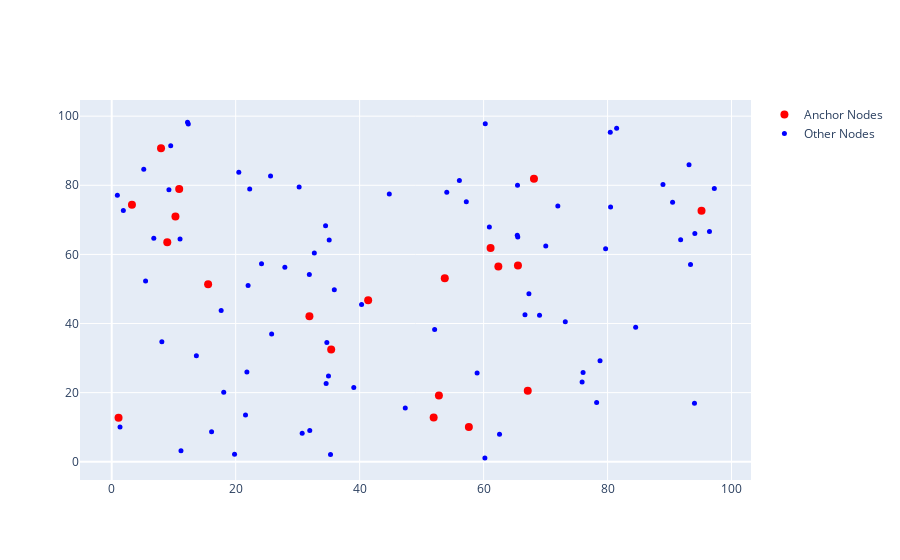

Here is the notebook cell this chart was saved with:
### Code cell
class Node:
    """
        
    """

    def __init__(self):
        self.id = None
        self.x_coord = None
        self.y_coord = None
        self.isAnchor = 0
        self.unreliability = math.inf
        self.x_estimated = None
        self.y_estimated = None
        self.neighbours = []
        self.distances = []
        self.estimated = False

    def euclideanDistance(self, node):
        x1 = self.x_coord
        y1 = self.y_coord
        x2 = node.x_coord
        y2 = node.y_coord
        result = math.sqrt(math.pow(x2 - x1, 2) + math.pow(y2 - y1, 2))
        return result
    
    def minUnreliability(self, node):
        if self.unreliability <= node.unreliability:
            return -1
        else:
            return 0

    def getAnchorNeighbours(self):
        anchors = []
        for neighbour in self.neighbours:
            if neighbour.isAnchor > 0:
                anchors.append(neighbour)
        return anchors
    
    def getErrorOfEstimation(self):
        x_diff = math.pow(self.x_estimated - self.x_coord, 2)
        y_diff = math.pow(self.y_estimated - self.y_coord, 2)
        error = math.sqrt( x_diff + y_diff)
        return error

    def estimateLocation(self, cycles, heuristic=1, r=10):
        if self.estimated == True:
            return False
        if heuristic == 1:
            #print("Heuristic 1")
            return self.estimateLocation1(cycles, r)
        elif heuristic == 2:
            #print("Heuristic 2")
            return self.estimateLocation2(cycles, r)
        else:
            pass
            
    def __str__(self):
        return "id = " + str(self.id) + "\n" + \
               "\tx = " + str(self.x_coord) + ", y = " + str(self.y_coord) + "\n" + \
               "\tisAnchor = " + str(self.isAnchor) + "\n" + \
               "\tunreliability = " + str(self.unreliability) + "\n" + \
               "\tx_estimated = " + str(self.x_estimated) + ", y = " + str(self.y_estimated) + "\n" + \
               "\tNeighbours: " + str([n.id for n in self.neighbours]) + "\n"

    
    def estimateLocation1(self, cycles, r):
        self.neighbours.sort(key=lambda neighbour: self.euclideanDistance(neighbour))
        anchors = self.getAnchorNeighbours()
        if len(anchors) < 3:
            return False
        else:
            neighbour1 = anchors[0]
            neighbour2 = anchors[1]
            neighbour3 = anchors[2]

            rand = np.random.randint(0, 10)  # to simulate the incorrect distance measured
            noise = None
            if (rand < 5):
                noise = 1 - r / 100.0
            else:
                noise = 1 + r / 100.0

            r1 = self.euclideanDistance(neighbour1) * noise
            r2 = self.euclideanDistance(neighbour2) * noise
            r3 = self.euclideanDistance(neighbour3) * noise

            pt_a = [neighbour1.x_coord, neighbour1.y_coord, r1]
            pt_b = [neighbour2.x_coord, neighbour2.y_coord, r2]
            pt_c = [neighbour3.x_coord, neighbour3.y_coord, r3]

            result = trilateration(pt_a, pt_b, pt_c)

            self.estimated = True
            self.x_estimated = result[0]
            self.y_estimated = result[1]
            self.isAnchor = cycles + 1
            self.unreliability = neighbour1.unreliability + neighbour2.unreliability + neighbour3.unreliability + 1
            return True
    
    def estimateLocation2(self, cycles, r):
        self.neighbours.sort(key=lambda neighbour: self.minUnreliability(neighbour))
        anchors = self.getAnchorNeighbours()
        if len(anchors) < 3:
            return False
        else:
            neighbour1 = anchors[0]
            neighbour2 = anchors[1]
            neighbour3 = anchors[2]

            rand = np.random.randint(0, 10)  # to simulate the incorrect distance measured
            noise = None
            if (rand < 5):
                noise = 1 - r / 100.0
            else:
                noise = 1 + r / 100.0

            r1 = self.euclideanDistance(neighbour1) * noise
            r2 = self.euclideanDistance(neighbour2) * noise
            r3 = self.euclideanDistance(neighbour3) * noise

            pt_a = [neighbour1.x_coord, neighbour1.y_coord, r1]
            pt_b = [neighbour2.x_coord, neighbour2.y_coord, r2]
            pt_c = [neighbour3.x_coord, neighbour3.y_coord, r3]

            result = trilateration(pt_a, pt_b, pt_c)

            self.estimated = True
            self.x_estimated = result[0]
            self.y_estimated = result[1]
            self.isAnchor = cycles + 1
            self.unreliability = neighbour1.unreliability + neighbour2.unreliability + neighbour3.unreliability + 1
            return True
    
    
def generateNodes(N, L, R, r, f):
    nodes = dict()
    coordinates = [(float(x) * L, float(y) * L) for x, y in np.random.rand(N, 2)]
    # print(coordinates)
    anchorNodesNumber = int(f / 100 * N)
    for id in range(N):
        node = Node()
        node.id = id
        x = coordinates[id][0]
        y = coordinates[id][1]
        node.x_coord = x
        node.y_coord = y
        if id < anchorNodesNumber:
            node.isAnchor = 1
            node.unreliability = 0
            node.x_estimated = node.x_coord
            node.y_estimated = node.y_coord
            node.estimated = True
        nodes[id] = node
    return nodes


def plot(nodes, N, L, f):
    anchorNodesNumber = int(f / 100 * N)
    x_anchorNodes = [nodes[i].x_coord for i in range(anchorNodesNumber)]
    y_anchorNodes = [nodes[i].y_coord for i in range(anchorNodesNumber)]

    x_other = [nodes[i].x_coord for i in range(anchorNodesNumber + 1, len(nodes))]
    y_other = [nodes[i].y_coord for i in range(anchorNodesNumber + 1, len(nodes))]

    anchorNodes = {"x": x_anchorNodes,
                   "y": y_anchorNodes,
                   "mode": "markers",
                   "marker": {"color": "red", "size": 8},
                   "name": "Anchor Nodes"
                   }
    otherNodes = {"x": x_other,
                  "y": y_other,
                  "mode": "markers",
                  "marker": {"color": "blue", "size": 5},
                  "name": "Other Nodes"
                  }
    data = [anchorNodes, otherNodes]

    iplot(data)


def findNeighbours(nodes, R):
    for id in range(len(nodes.keys())):
        neighbours = []
        distances = []
        for id2 in range(len(nodes.keys())):
            if (id == id2):
                continue
            distance = nodes[id].euclideanDistance(nodes[id2])
            if (distance < R):
                neighbours.append(nodes[id2])
                distances.append(distance)
        nodes[id].neighbours = neighbours
        nodes[id].distances = distances
    return nodes



"""
    generateNodes(N, L, R, r, f=20)
    plot(nodes, N, L, f)
    
"""
nodes = generateNodes(100, 100, 0, 0, 20)
plot(nodes, 100, 100, 20)


"""
    findNeighbours(nodes, R=20)
"""
nodes = findNeighbours(nodes, 20)

### Figure 1 — Plotly figure (JSON) as saved in the notebook; plotly's stock layout.template omitted (floating-point values rounded to 4 significant figures)
{"data": [{"marker": {"color": "red", "size": 8}, "mode": "markers", "name": "Anchor Nodes", "type": "scatter", "x": [1.103, 53.74, 7.957, 31.9, 62.38, 35.41, 10.28, 68.12, 8.966, 65.54, 51.94, 67.12, 15.55, 52.79, 41.37, 3.265, 61.13, 57.62, 10.89, 95.16], "y": [12.76, 53.12, 90.71, 42.11, 56.49, 32.5, 70.95, 81.9, 63.52, 56.79, 12.8, 20.54, 51.38, 19.2, 46.71, 74.37, 61.89, 10.08, 78.9, 72.65]}, {"marker": {"color": "blue", "size": 5}, "mode": "markers", "name": "Other Nodes", "type": "scatter", "x": [96.44, 9.518, 11.18, 60.27, 31.95, 17.66, 66.67, 25.8, 35.09, 56.09, 35.91, 34.5, 21.59, 35.3, 62.56, 44.79, 65.51, 91.79, 22.26, 94.02, 73.18, 65.47, 16.11, 70.03, 9.231, 75.89, 8.088, 25.63, 94.08, 76.05, 52.1, 54.06, 69.02, 30.73, 1.338, 71.97, 34.59, 12.36, 13.66, 34.71, 22.0, 21.81, 60.93, 20.51, 93.14, 81.46, 60.2, 78.23, 31.88, 84.53, 80.43, 18.07, 6.788, 39.05, 0.9131, 32.69, 24.17, 78.78, 5.168, 67.31, 65.43, 58.95, 79.68, 5.465, 30.24, 12.23, 47.36, 34.97, 27.93, 11.02, 80.48, 88.94, 90.49, 57.21, 97.22, 1.876, 40.31, 19.82, 93.38], "y": [66.6, 91.42, 3.216, 97.78, 9.081, 43.79, 42.52, 37.0, 64.17, 81.42, 49.75, 68.32, 13.56, 2.125, 7.996, 77.46, 65.01, 64.25, 78.9, 16.96, 40.5, 79.99, 8.677, 62.41, 78.74, 23.09, 34.74, 82.67, 66.07, 25.86, 38.24, 77.98, 42.36, 8.246, 10.09, 74.03, 22.66, 97.77, 30.68, 34.51, 50.99, 25.98, 67.93, 83.79, 85.93, 96.52, 1.125, 17.12, 54.17, 38.96, 95.37, 20.1, 64.68, 21.49, 77.12, 60.4, 57.3, 29.25, 84.64, 48.63, 65.52, 25.69, 61.63, 52.33, 79.54, 98.28, 15.55, 24.85, 56.31, 64.44, 73.73, 80.26, 75.08, 75.26, 79.04, 72.72, 45.5, 2.171, 57.1]}], "layout": {}}
